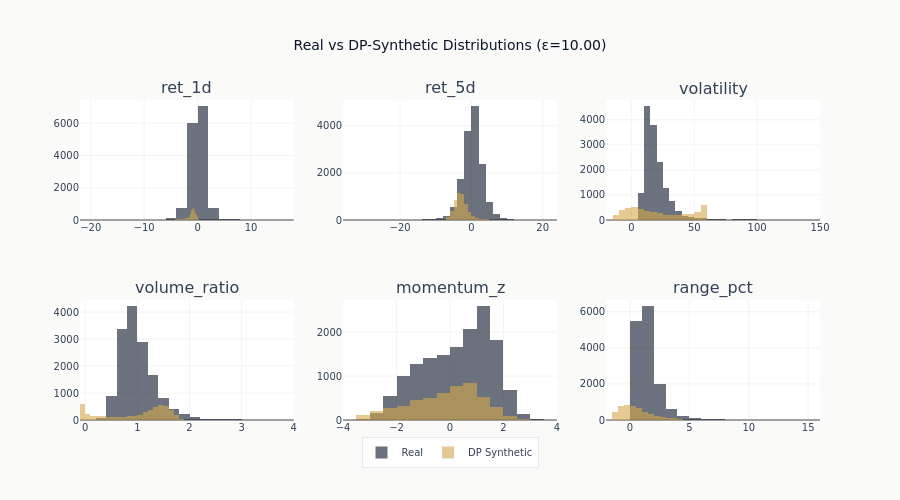

Source (notebook cell):
### Markdown cell above
**Interpretation**: The loss curves reveal the tension between adversarial training and
privacy noise. Unlike standard GANs where losses stabilize, DP-GAN losses remain noisier
because Opacus injects calibrated Gaussian noise into every gradient step. The epsilon
trajectory in the right panel shows privacy budget consumption -- it increases monotonically
because each training step spends a fraction of the total budget. Faster epsilon growth
means more information is being extracted from the real data per step.

### Code cell
# Distribution comparison
n_features_to_plot = min(6, len(feature_names))
fig = make_subplots(
    rows=2, cols=3, subplot_titles=[feature_names[i] for i in range(n_features_to_plot)]
)

positions = [(1, 1), (1, 2), (1, 3), (2, 1), (2, 2), (2, 3)]
for i, (row, col) in enumerate(positions[:n_features_to_plot]):
    fig.add_trace(
        go.Histogram(
            x=real_data[:, i],
            name="Real",
            opacity=0.6,
            marker_color=COLORS["blue"],
            nbinsx=30,
            legendgroup="real",
            showlegend=(i == 0),
        ),
        row=row,
        col=col,
    )
    fig.add_trace(
        go.Histogram(
            x=synthetic_data[:, i],
            name="DP Synthetic",
            opacity=0.6,
            marker_color=COLORS["amber"],
            nbinsx=30,
            legendgroup="synthetic",
            showlegend=(i == 0),
        ),
        row=row,
        col=col,
    )

fig.update_layout(
    title=f"Real vs DP-Synthetic Distributions (ε={history['epsilon'][-1]:.2f})",
    height=500,
    showlegend=True,
    legend=dict(orientation="h", yanchor="bottom", y=-0.15, xanchor="center", x=0.5),
    barmode="overlay",
    template="ml4t",
)
fig.show()

### Figure 1 — Plotly figure (JSON) as saved in the notebook; plotly's stock layout.template omitted (floating-point values rounded to 4 significant figures; data arrays with more than 128 entries replaced by an {"elided": "..."} marker saying what was removed)
{"data": [{"legendgroup": "real", "marker": {"color": "#0a1628"}, "name": "Real", "nbinsx": 30, "opacity": 0.6, "showlegend": true, "type": "histogram", "x": {"elided": "14880 float values"}, "xaxis": "x", "yaxis": "y"}, {"legendgroup": "synthetic", "marker": {"color": "#D4A84B"}, "name": "DP Synthetic", "nbinsx": 30, "opacity": 0.6, "showlegend": true, "type": "histogram", "x": {"elided": "5000 float values"}, "xaxis": "x", "yaxis": "y"}, {"legendgroup": "real", "marker": {"color": "#0a1628"}, "name": "Real", "nbinsx": 30, "opacity": 0.6, "showlegend": false, "type": "histogram", "x": {"elided": "14880 float values"}, "xaxis": "x2", "yaxis": "y2"}, {"legendgroup": "synthetic", "marker": {"color": "#D4A84B"}, "name": "DP Synthetic", "nbinsx": 30, "opacity": 0.6, "showlegend": false, "type": "histogram", "x": {"elided": "5000 float values"}, "xaxis": "x2", "yaxis": "y2"}, {"legendgroup": "real", "marker": {"color": "#0a1628"}, "name": "Real", "nbinsx": 30, "opacity": 0.6, "showlegend": false, "type": "histogram", "x": {"elided": "14880 float values"}, "xaxis": "x3", "yaxis": "y3"}, {"legendgroup": "synthetic", "marker": {"color": "#D4A84B"}, "name": "DP Synthetic", "nbinsx": 30, "opacity": 0.6, "showlegend": false, "type": "histogram", "x": {"elided": "5000 float values"}, "xaxis": "x3", "yaxis": "y3"}, {"legendgroup": "real", "marker": {"color": "#0a1628"}, "name": "Real", "nbinsx": 30, "opacity": 0.6, "showlegend": false, "type": "histogram", "x": {"elided": "14880 float values"}, "xaxis": "x4", "yaxis": "y4"}, {"legendgroup": "synthetic", "marker": {"color": "#D4A84B"}, "name": "DP Synthetic", "nbinsx": 30, "opacity": 0.6, "showlegend": false, "type": "histogram", "x": {"elided": "5000 float values"}, "xaxis": "x4", "yaxis": "y4"}, {"legendgroup": "real", "marker": {"color": "#0a1628"}, "name": "Real", "nbinsx": 30, "opacity": 0.6, "showlegend": false, "type": "histogram", "x": {"elided": "14880 float values"}, "xaxis": "x5", "yaxis": "y5"}, {"legendgroup": "synthetic", "marker": {"color": "#D4A84B"}, "name": "DP Synthetic", "nbinsx": 30, "opacity": 0.6, "showlegend": false, "type": "histogram", "x": {"elided": "5000 float values"}, "xaxis": "x5", "yaxis": "y5"}, {"legendgroup": "real", "marker": {"color": "#0a1628"}, "name": "Real", "nbinsx": 30, "opacity": 0.6, "showlegend": false, "type": "histogram", "x": {"elided": "14880 float values"}, "xaxis": "x6", "yaxis": "y6"}, {"legendgroup": "synthetic", "marker": {"color": "#D4A84B"}, "name": "DP Synthetic", "nbinsx": 30, "opacity": 0.6, "showlegend": false, "type": "histogram", "x": {"elided": "5000 float values"}, "xaxis": "x6", "yaxis": "y6"}], "layout": {"annotations": [{"font": {"size": 16}, "showarrow": false, "text": "ret_1d", "x": 0.1444, "xanchor": "center", "xref": "paper", "y": 1.0, "yanchor": "bottom", "yref": "paper"}, {"font": {"size": 16}, "showarrow": false, "text": "ret_5d", "x": 0.5, "xanchor": "center", "xref": "paper", "y": 1.0, "yanchor": "bottom", "yref": "paper"}, {"font": {"size": 16}, "showarrow": false, "text": "volatility", "x": 0.8556, "xanchor": "center", "xref": "paper", "y": 1.0, "yanchor": "bottom", "yref": "paper"}, {"font": {"size": 16}, "showarrow": false, "text": "volume_ratio", "x": 0.1444, "xanchor": "center", "xref": "paper", "y": 0.375, "yanchor": "bottom", "yref": "paper"}, {"font": {"size": 16}, "showarrow": false, "text": "momentum_z", "x": 0.5, "xanchor": "center", "xref": "paper", "y": 0.375, "yanchor": "bottom", "yref": "paper"}, {"font": {"size": 16}, "showarrow": false, "text": "range_pct", "x": 0.8556, "xanchor": "center", "xref": "paper", "y": 0.375, "yanchor": "bottom", "yref": "paper"}], "barmode": "overlay", "height": 500, "legend": {"orientation": "h", "x": 0.5, "xanchor": "center", "y": -0.15, "yanchor": "bottom"}, "showlegend": true, "title": {"text": "Real vs DP-Synthetic Distributions (ε=10.00)"}, "xaxis": {"anchor": "y", "domain": [0.0, 0.2889]}, "xaxis2": {"anchor": "y2", "domain": [0.3556, 0.6444]}, "xaxis3": {"anchor": "y3", "domain": [0.7111, 1.0]}, "xaxis4": {"anchor": "y4", "domain": [0.0, 0.2889]}, "xaxis5": {"anchor": "y5", "domain": [0.3556, 0.6444]}, "xaxis6": {"anchor": "y6", "domain": [0.7111, 1.0]}, "yaxis": {"anchor": "x", "domain": [0.625, 1.0]}, "yaxis2": {"anchor": "x2", "domain": [0.625, 1.0]}, "yaxis3": {"anchor": "x3", "domain": [0.625, 1.0]}, "yaxis4": {"anchor": "x4", "domain": [0.0, 0.375]}, "yaxis5": {"anchor": "x5", "domain": [0.0, 0.375]}, "yaxis6": {"anchor": "x6", "domain": [0.0, 0.375]}}}
